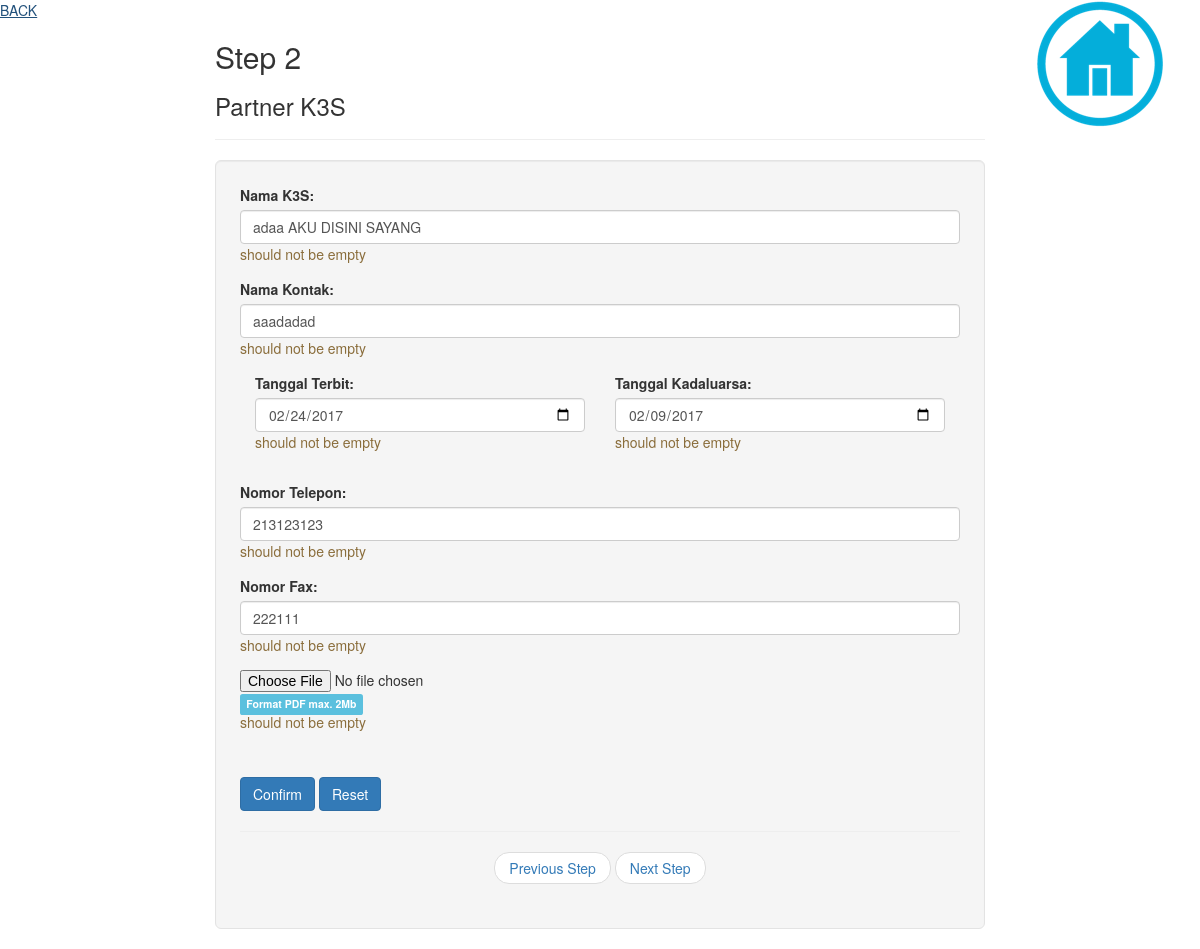
The app's page /cooperation/editstep2.php?No=4 with its own data.
### tables this page shows
CREATE TABLE IF NOT EXISTS `partner_k3s` (
  `No` int(30) NOT NULL,
  `K3S_Name` varchar(30) NOT NULL,
  `Contact_Name` varchar(30) NOT NULL,
  `Phone_Number` int(12) NOT NULL,
  `Fax_Number` int(12) NOT NULL,
  `Expired_Date` date NOT NULL,
  `Expiration_Days` date NOT NULL,
  `Attachment` longblob NOT NULL
);

### cooperation/editstep2.php (the view, shortened to what this page needs)
<?php
		$No = $_GET["No"];
	$query = "SELECT * FROM partner_k3s WHERE No='$No'";
	$result = mysql_query($query);
	$data = mysql_fetch_array($result);
?>
<!DOCTYPE html>
<html lang="en">
<head>
  <link rel="stylesheet" href="https://maxcdn.bootstrapcdn.com/bootstrap/3.3.7/css/bootstrap.min.css">
</head>
<body>
  <div class="dropdown">
<a href="step2.php">BACK</a>
  </div>
  <center><a class="home" href="vendor.php"><img src="../assets/images/icons/iconhome.png"></a> </center>
<div class="col-sm-2"></div>
			<form class="col-sm-8" action="updatestep2.php?No=<?php echo $No;?>" method="post">
				<h2>Step 2</h2>
				<h3>Partner K3S</h3>
				<hr>
					 <div class="well well-lg">
				<div class="form-group">
			  		<label for="name">Nama K3S:</label>
				  <input type="text" class="form-control" id="gp" name="K3S_Name" value="<?php echo $data['K3S_Name']?>"><p class="text-warning">should not be empty</p>
				</div>
				<div class="form-group">
			  		<label for="name">Nama Kontak:</label>
				  	<input type="text" class="form-control" id="gp" name="Contact_Name" value="<?php echo $data['Contact_Name']?>"><p class="text-warning">should not be empty</p>
				</div>
				<div class="col-sm-6">
					<label for="Expired_Date">Tanggal Terbit:</label>
					<input type="date" class="form-control" id="usr" name="Expired_Date" value="<?php echo $data['Expired_Date']?>"><p class="text-warning">should not be empty</p>
					</div>
				<div class="col-sm-6">
					<label for="Expiration_Days">Tanggal Kadaluarsa:</label>
					<input type="date" class="form-control" id="usr" name="Expiration_Days" value="<?php echo $data['Expiration_Days']?>"><p class="text-warning">should not be empty</p>
				<br>
					</div>
				<div class="form-group">
			  		<label for="name">Nomor Telepon:</label>
				  	<input type="text" class="form-control" id="gp" name="Phone_Number" value="<?php echo $data['Phone_Number']?>"><p class="text-warning">should not be empty</p>
				</div>
				<div class="form-group">
			  		<label for="name">Nomor Fax:</label>
				  	<input type="text" class="form-control" id="gp" name="Fax_Number" value="<?php echo $data['Fax_Number']?>"><p class="text-warning">should not be empty</p>
				</div>
				<div class="form-group">
				<input type="file" name="pic" accept="image/*" name="Attachment" value="<?php echo $data['Attachment']?>">
				<span class="label label-info">Format PDF max. 2Mb </span><p class="text-warning">should not be empty</p>
				<br>
				</div>
<input type="submit" class="btn btn-primary tisright" value="Confirm"></input>
<button type="button" class="btn btn-primary">Reset</button>
<hr>
  <ul class="pager">
    <li><a href="step1.php">Previous Step</a></li>
    <li><a href="step3.php">Next Step</a></li>
  </ul>
			</form>
</body>
</html>

### cooperation/editstep2.php (style rules this page uses)
a.home { position: fixed; top: 0; right: 0; width: 200px; color: white; }

### records on screen
partner_k3s: K3S_Name "adaa AKU DISINI SAYANG", Contact_Name "aaadadad", Expired_Date "02/24/2017", Expiration_Days "02/09/2017", Phone_Number "213123123", Fax_Number "222111"
